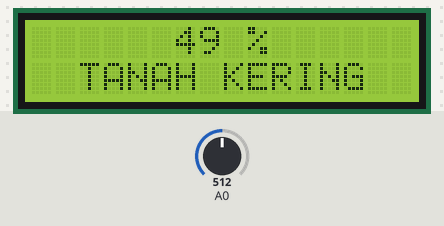
The sketch below on a simulated ESP8266 (NodeMCU). Shown: 16×2 character LCD. The test bench sets the inputs (shaded band); at power-on: A0 = 512. WiFi joins after 1.5 s; servers stay silent unless stated; storage starts empty; what the sketch prints to the serial monitor is not drawn.

Above: at 3.0 s.
3.1 s: A0 set to 487
At 4.7 s:
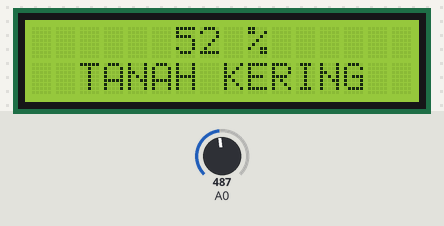
7.3 s: A0 set to 459
At 8.8 s:
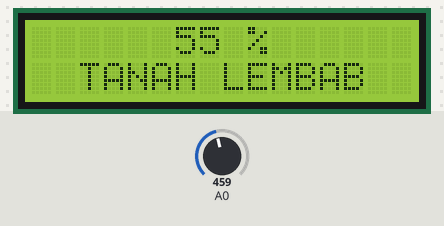
11.5 s: A0 set to 358
At 12.8 s:
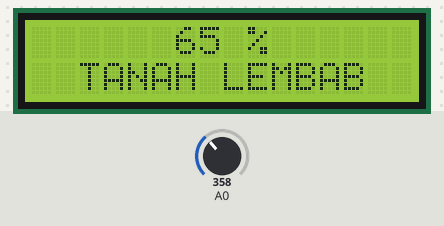
14.6 s: A0 set to 328
At 15.9 s:
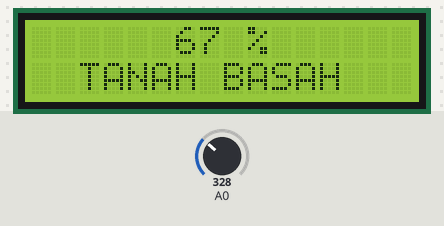
18.7 s: A0 set to 349
At 19.8 s:
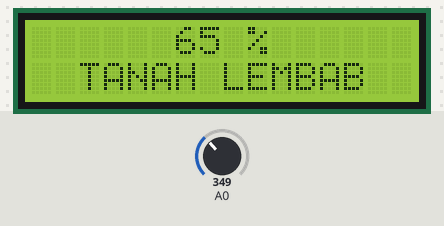
22.9 s: A0 set to 330
At 24.1 s:
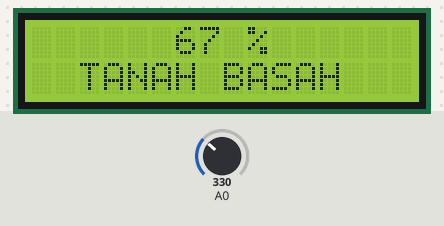
Timing chart, 0 to 25.9 s (numbered marks = the images above; inputs shaded):
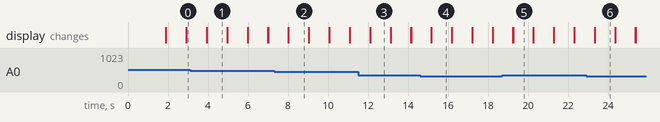

The sketch:

soil_monitoring_sensor_blynk.ino
```cpp
#include <FS.h>
#include <ESP8266WiFi.h>
#include <BlynkSimpleEsp8266.h>
#include <WiFiManager.h>
#include <Wire.h>
#include <LiquidCrystal.h>
#include <LiquidCrystal_I2C.h>
LiquidCrystal_I2C lcd(0x27,16,2);

#define BLYNK_PRINT Serial

char blynk_token[34] = "BLYNK_TOKEN";

bool shouldSaveConfig = false;

BlynkTimer timer;

void myTimeEvent()
{
  int adc = analogRead(A0);
  int persen = (100-((adc/1023.00))*100);
  Blynk.virtualWrite(V0, persen);
}

void setup() {
  initialize();
  Blynk.begin(blynk_token, WiFi.SSID().c_str(), WiFi.psk().c_str());
  timer.setInterval(1000L, myTimeEvent);
}

void loop()
{
  int adc2 = analogRead(A0);
  int persen2 = (100-((adc2/1023.00))*100);
  Serial.println(persen2);
  String persen3 = ""+String(persen2)+" % ";
  lcd.setCursor(6,0);
  lcd.print(persen3);
  delay(1000);
  lcd.clear();

  if (analogRead(A0) >= 0 && analogRead(A0) <= 339){
    lcd.setCursor(2,1);
    lcd.print("TANAH BASAH");
  }
  else if (analogRead(A0) >= 340 && analogRead(A0) <= 475){
    lcd.setCursor(2,1);
    lcd.print("TANAH LEMBAB");
  }
  else{
    lcd.setCursor(2,1);
    lcd.print("TANAH KERING");
  }
  Blynk.run();
  timer.run();
}
```

config.ino
```cpp
void saveConfigCallback () {
  Serial.println(F("Should save config"));
  shouldSaveConfig = true;
}

void initSPIFFS() {
  //read token from FS
  Serial.println(F("mounting FS..."));
  if (SPIFFS.begin()) {
    Serial.println(F("mounted file system"));
    if (SPIFFS.exists("/token.txt")) {
      //file exists, reading and loading
      Serial.println(F("reading config file"));
      File configFile = SPIFFS.open("/token.txt", "r");
      if (configFile) {
        Serial.print(F("opened config file"));
        while(configFile.available())
        {
          //read line by line from the file
          String line = configFile.readStringUntil('\n');
          strcpy(blynk_token, line.c_str());
          Serial.println(F(" success"));
        }
      } else {
         Serial.println(F("failed to load token"));
      }

      configFile.close();
    }
  }
   else {
    Serial.println(F("failed to mount FS"));
  }
}

void saveToken() {
    Serial.println("saving config");
    File configFile = SPIFFS.open("/token.txt", "w");
    if (!configFile)
    {
      Serial.println("file creation failed");
    } else {
      Serial.println("File Created!");
      configFile.println(blynk_token);
    }
    configFile.close();
}

void initialize(){
  // put your setup code here, to run once:
  Serial.begin(115200);
  Wire.begin(D2,D1);
  lcd.begin();
  Serial.println();

  //clean FS, for testing
  //SPIFFS.format();

  initSPIFFS();

  WiFiManagerParameter custom_blynk_token("blynk", "blynk token", blynk_token, 34);

  WiFiManager wifiManager;
  wifiManager.setSaveConfigCallback(saveConfigCallback);
  wifiManager.addParameter(&custom_blynk_token);

  if (!wifiManager.autoConnect("Kelompok I", "123456788")) {
    Serial.println("failed to connect and hit timeout");
    delay(3000);
    //reset and try again, or maybe put it to deep sleep
    ESP.reset();
    delay(5000);
  }

  Serial.println("connected...");

  strcpy(blynk_token, custom_blynk_token.getValue());

  //save the custom parameters to FS
  if (shouldSaveConfig) {
    saveToken();
  }

}
```

Measured:
- the behaviour switches between 476 and 475 on A0 (found by bisection; images 1 and 2)
- the behaviour switches between 340 and 339 on A0 (found by bisection; images 3 and 4)
- after the input at 3.1 s, the display: first differs from a run without the input after 0.84 s (image 1)
- after the input at 7.3 s, the display: first changes after 0.72 s (image 2 shows a later state)
- after the input at 11.5 s, the display: first differs from a run without the input after 0.61 s (image 3)
- after the input at 14.6 s, the display: first changes after 0.57 s (image 4 shows a later state)
- after the input at 18.7 s, the display: first changes after 0.55 s (image 5 shows a later state)
- after the input at 22.9 s, the display: first changes after 0.43 s (image 6 shows a later state)
